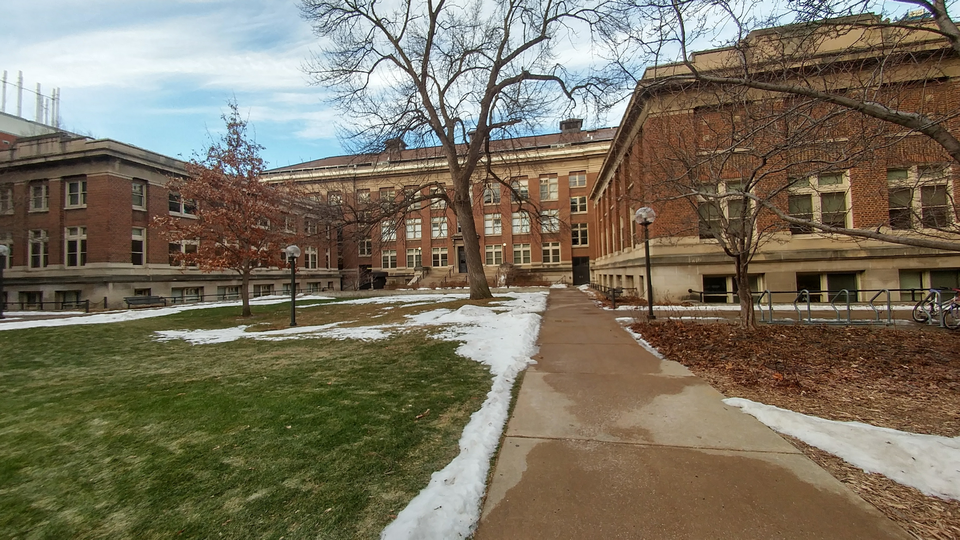
#> input picture left.bmp, 960 x 540 px
$ python Stereo_Reconstruction.py
#> lines starting #> are read from the running program, lines starting #| are printed output that depends on the picture
import cv2
import numpy as np
import scipy.io as sio
from scipy.linalg import null_space
import matplotlib.pyplot as plt
import sys
from sklearn.neighbors import NearestNeighbors
from mpl_toolkits.mplot3d import Axes3D

RANSAC_ITER = 5000
RANSAC_THRESH = .1
RATIO_THRESH = .5
DENSE_SIZE = 16

## Done
def find_match(img1, img2):
    sift1 = cv2.SIFT_create()
    sift2 = cv2.SIFT_create()

    kp1, d1 = sift1.detectAndCompute(img1, None)
    kp2, d2 = sift2.detectAndCompute(img2, None)

    nbrs_left = NearestNeighbors(n_neighbors=2).fit(d2)
    distances_left, indices_left = nbrs_left.kneighbors(d1)

    nbrs_right = NearestNeighbors(n_neighbors=2).fit(d1)
    distances_right, indices_right = nbrs_right.kneighbors(d2)

    pts1, pts2 = [], []
    for index, value in enumerate(distances_left):
        ## Ratio test
        ratio_left = value[0]/value[1]
        corresponding_pt_ind = indices_left[index, 0]
        value_right = distances_right[corresponding_pt_ind]
        ratio_right = value_right[0]/value_right[1]
        if ratio_left < RATIO_THRESH and ratio_right < RATIO_THRESH:
            pts1.append(kp1[index].pt)
            pts2.append(kp2[indices_left[index, 0]].pt)

    pts1 = np.array(pts1)
    pts2 = np.array(pts2)
    return pts1, pts2

## Done
def compute_F(pts1, pts2):
    ## I think core idea is use RANSAC in the following way. A single iteration selects 8 points, computes F, and
    ## computes error (distance from 0 for each point in pts1 and pts2) and selects F with lowest error
    try:
        best_F = sio.loadmat('best_f.mat')['F']
        return best_F
    except:
        pass
    best_inliers = 0
    best_F = np.zeros((3,3))
    for not_used in range(RANSAC_ITER):
        choices = np.random.choice(range(pts1.shape[0]), 8, replace=False)
        pts1_choices = pts1[choices]
        pts2_choices = pts2[choices]
        A = np.zeros(shape=(8,9))
        for pt in range(8):
            u = pts1_choices[pt]
            v = pts2_choices[pt]
            A[pt, 0] = u[0] * v[0]
            A[pt, 1] = u[1] * v[0]
            A[pt, 2] = v[0]
            A[pt, 3] = u[0] * v[1]
            A[pt, 4] = u[1] * v[1]
            A[pt, 5] = v[1]
            A[pt, 6] = u[0]
            A[pt, 7] = u[1]
            A[pt, 8] = 1

        F_unshaped = null_space(A)[:, 0]
        F = F_unshaped.reshape((3, 3))
        U, S, Vt = np.linalg.svd(F)
        S[2] = 0
        F = U @ np.diag(S) @ Vt
        num_inliers = 0
        for pt in range(pts1.shape[0]):
            v = np.array([pts1[pt, 0], pts1[pt, 1], 1]) ## v is already transposed
            u = np.array([pts2[pt, 0], pts2[pt, 1], 1])
            if abs(v @ F.T @ u.T) < RANSAC_THRESH and abs(u @ F @ v.T) < RANSAC_THRESH:
                num_inliers += 1
        if num_inliers > best_inliers:
            best_F = F
            best_inliers = num_inliers
    sio.savemat('best_f1.mat', mdict={'F':best_F})
    return best_F

## Done
# [109 lines left out: functions get_skew_symmetric, triangulation, disambiguate_pose, compute_rectification, dense_match, not called in this run]

# PROVIDED functions
def compute_camera_pose(F, K):
    E = K.T @ F @ K
    R_1, R_2, t = cv2.decomposeEssentialMat(E)
    # 4 cases
    R1, t1 = R_1, t
    R2, t2 = R_1, -t
    R3, t3 = R_2, t
    R4, t4 = R_2, -t

    Rs = [R1, R2, R3, R4]
    ts = [t1, t2, t3, t4]
    Cs = []
    for i in range(4):
        Cs.append(-Rs[i].T @ ts[i])
    return Rs, Cs


def visualize_img_pair(img1, img2):
    img = np.hstack((img1, img2))
    if img1.ndim == 3:
        plt.imshow(cv2.cvtColor(img, cv2.COLOR_BGR2RGB))
    else:
        plt.imshow(img, cmap='gray')
    plt.axis('off')
    plt.show()


def visualize_find_match(img1, img2, pts1, pts2):
    assert pts1.shape == pts2.shape, 'x1 and x2 should have same shape!'
    img_h = img1.shape[0]
    scale_factor1 = img_h/img1.shape[0]
    scale_factor2 = img_h/img2.shape[0]
    img1_resized = cv2.resize(img1, None, fx=scale_factor1, fy=scale_factor1)
    img2_resized = cv2.resize(img2, None, fx=scale_factor2, fy=scale_factor2)
    pts1 = pts1 * scale_factor1
    pts2 = pts2 * scale_factor2
    pts2[:, 0] += img1_resized.shape[1]
    img = np.hstack((img1_resized, img2_resized))
    plt.imshow(cv2.cvtColor(img, cv2.COLOR_BGR2RGB))
    for i in range(pts1.shape[0]):
        plt.plot([pts1[i, 0], pts2[i, 0]], [pts1[i, 1], pts2[i, 1]], 'b.-', linewidth=0.5, markersize=5)
    plt.axis('off')
    plt.show()


def visualize_epipolar_lines(F, pts1, pts2, img1, img2):
    assert pts1.shape == pts2.shape, 'x1 and x2 should have same shape!'
    ax1 = plt.subplot(121)
    ax2 = plt.subplot(122)
    ax1.imshow(cv2.cvtColor(img1, cv2.COLOR_BGR2RGB))
    ax2.imshow(cv2.cvtColor(img2, cv2.COLOR_BGR2RGB))

    for i in range(pts1.shape[0]):
        x1, y1 = int(pts1[i][0] + 0.5), int(pts1[i][1] + 0.5)
        ax1.scatter(x1, y1, s=5)
        p1, p2 = find_epipolar_line_end_points(img2, F, (x1, y1))
        ax2.plot([p1[0], p2[0]], [p1[1], p2[1]], linewidth=0.5)

    for i in range(pts2.shape[0]):
        x2, y2 = int(pts2[i][0] + 0.5), int(pts2[i][1] + 0.5)
        ax2.scatter(x2, y2, s=5)
        p1, p2 = find_epipolar_line_end_points(img1, F.T, (x2, y2))
        ax1.plot([p1[0], p2[0]], [p1[1], p2[1]], linewidth=0.5)

    ax1.axis('off')
    ax2.axis('off')
    plt.show()


def find_epipolar_line_end_points(img, F, p):
    img_width = img.shape[1]
    el = np.dot(F, np.array([p[0], p[1], 1]).reshape(3,1))
    p1, p2 = (0, int(-el[2] / el[1])), (img_width, int((-img_width * el[0] - el[2]) / el[1]))
    _, p1, p2 = cv2.clipLine((0, 0, img.shape[1], img.shape[0]), p1, p2)
    return p1, p2


def visualize_camera_poses(Rs, Cs):
    assert(len(Rs) == len(Cs) == 4)
    fig = plt.figure()
    R1, C1 = np.eye(3), np.zeros((3, 1))
    for i in range(4):
        R2, C2 = Rs[i], Cs[i]
        ax = fig.add_subplot(2, 2, i+1, projection='3d')
        draw_camera(ax, R1, C1)
        draw_camera(ax, R2, C2)
        set_axes_equal(ax)
        ax.set_xlabel('x axis')
        ax.set_ylabel('y axis')
        ax.set_zlabel('z axis')
        ax.view_init(azim=-90, elev=0)
    fig.tight_layout()
    plt.show()


# [34 lines left out: functions visualize_camera_poses_with_pts, visualize_camera_pose_with_pts, not called in this run]


def draw_camera(ax, R, C, scale=0.2):
    axis_end_points = C + scale * R.T  # (3, 3)
    vertices = C + scale * R.T @ np.array([[1, 1, 1], [-1, 1, 1], [-1, -1, 1], [1, -1, 1]]).T  # (3, 4)
    vertices_ = np.hstack((vertices, vertices[:, :1]))  # (3, 5)

    # draw coordinate system of camera
    ax.plot([C[0], axis_end_points[0, 0]], [C[1], axis_end_points[1, 0]], [C[2], axis_end_points[2, 0]], 'r-')
    ax.plot([C[0], axis_end_points[0, 1]], [C[1], axis_end_points[1, 1]], [C[2], axis_end_points[2, 1]], 'g-')
    ax.plot([C[0], axis_end_points[0, 2]], [C[1], axis_end_points[1, 2]], [C[2], axis_end_points[2, 2]], 'b-')

    # draw square window and lines connecting it to camera center
    ax.plot(vertices_[0, :], vertices_[1, :], vertices_[2, :], 'k-')
    ax.plot([C[0], vertices[0, 0]], [C[1], vertices[1, 0]], [C[2], vertices[2, 0]], 'k-')
    ax.plot([C[0], vertices[0, 1]], [C[1], vertices[1, 1]], [C[2], vertices[2, 1]], 'k-')
    ax.plot([C[0], vertices[0, 2]], [C[1], vertices[1, 2]], [C[2], vertices[2, 2]], 'k-')
    ax.plot([C[0], vertices[0, 3]], [C[1], vertices[1, 3]], [C[2], vertices[2, 3]], 'k-')


# [14 lines left out: function set_axes_equal, not called in this run]


def visualize_disparity_map(disparity):
    plt.imshow(disparity, cmap='jet')
    plt.show()


if __name__ == '__main__':
    # read in left and right images as RGB images
    img_left = cv2.imread('./left.bmp', 1)
#> img_left is the input picture: shape (540, 960, 3); mean B, G, R 94.8, 113, 120.7
    img_right = cv2.imread('./right.bmp', 1)
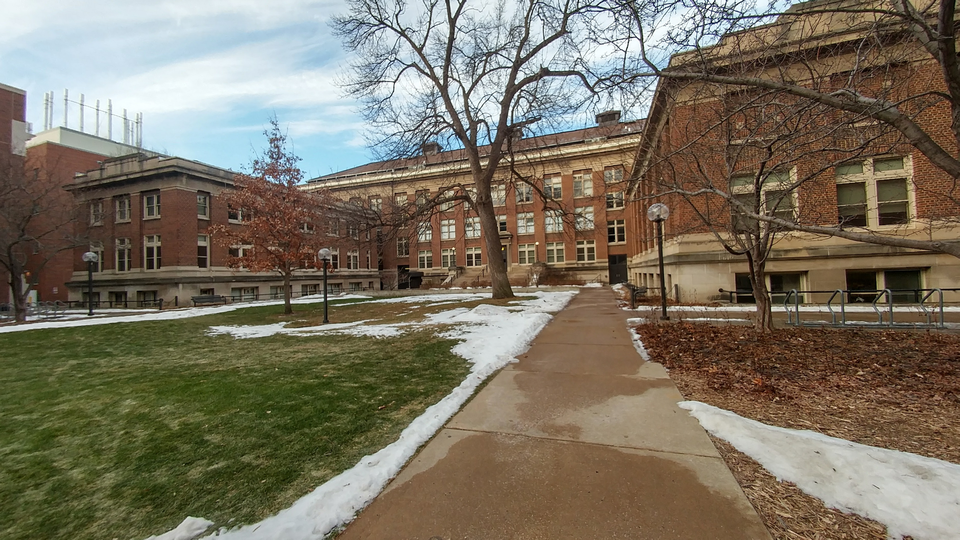
#> input picture right.bmp, 960 x 540 px
#> img_right is the input picture: shape (540, 960, 3); mean B, G, R 97.6, 114.2, 122.1
    visualize_img_pair(img_left, img_right)
#> in visualize_img_pair, `img = np.hstack((img1, img2))`:
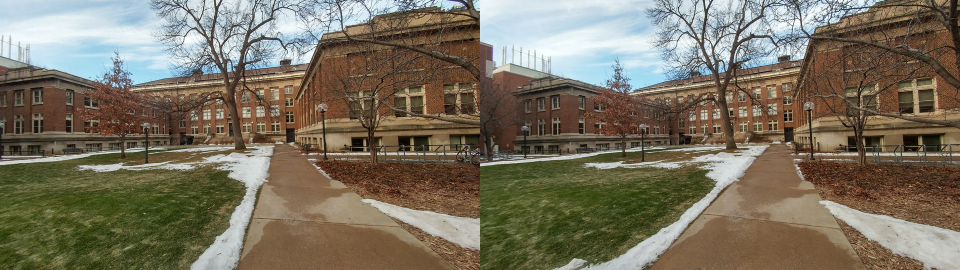
#> img: shape (540, 1920, 3) (shown at 1/2 size); mean B, G, R 96.2, 113.6, 121.4

    # Step 1: find correspondences between image pair
    pts1, pts2 = find_match(img_left, img_right)
#> in find_match, `kp1, d1 = sift1.detectAndCompute(img1, None)`: kp1 = 4058 keypoints; strongest (x, y, size): (488, 124, 1.9), (375, 65, 1.9), (495, 59, 1.9), (437, 25, 2)
#> in find_match, `kp2, d2 = sift2.detectAndCompute(img2, None)`: kp2 = 3949 keypoints; strongest (x, y, size): (509, 159, 1.9), (707, 6, 1.9), (441, 82, 2.6), (537, 243, 1.8)
#> in find_match, `distances_left, indices_left = nbrs_left.kneighbors(d1)`: distances_left = 4058 pairs, first value 31.53 to 399.2, second value 90.44 to 408.3; indices_left = 4058 pairs, first value 7 to 3945, second value 5 to 3946
#> in find_match, `distances_right, indices_right = nbrs_right.kneighbors(d2)`: distances_right = 3949 pairs, first value 31.53 to 395.4, second value 87.85 to 407.3; indices_right = 3949 pairs, first value 7 to 4049, second value 5 to 4049
#> the loop in find_match, `for index, value in enumerate(distances_left):` made 4058 passes
#> (value, ratio_left, corresponding_pt_ind, value_right, ratio_right) on passes 1 to 3: ([348, 353.8], 0.984, 1924, [268.9, 282.5], 0.952), ([291.1, 303.2], 0.96, 246, [225.2, 234.8], 0.959), ([325.9, 335], 0.973, 2266, [134, 138.3], 0.969)
#> after the loop in find_match, `for index, value in enumerate(distances_left):`: pts1 = 135 pairs, first value 20.05 to 779.8, second value 16.44 to 504.6; pts2 = 135 pairs, first value 54.61 to 826.3, second value 27.89 to 463.9
    visualize_find_match(img_left, img_right, pts1, pts2)
#> in visualize_find_match, `plt.show()`:
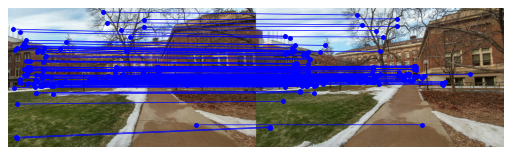
#> figure drawn by matplotlib, 1 panel

    # # Step 2: compute fundamental matrix
    F = compute_F(pts1, pts2)
#> (reads best_f.mat from the repository)
#> F = [[1.81e-07, 1.94e-05, -0.00645], [-1.41e-05, 7.75e-08, -0.00916], [0.00468, 0.00599, 1]]
    visualize_epipolar_lines(F, pts1, pts2, img_left, img_right)
#> the loop in visualize_epipolar_lines, `for i in range(pts1.shape[0]):` made 135 passes
#> (x1, y1, el in find_epipolar_line_end_points, p1, p2) on passes 1 to 11: (20, 83, [-0.00484, -0.00943, 1.59], (0, 168), (329, 0)), (22, 309, [-0.000458, -0.00944, 2.95], (0, 312), (959, 266)), (25, 162, [-0.00331, -0.0095, 2.09], (0, 219), (632, 0)), (32, 501, [0.00327, -0.00957, 4.15], (0, 433), (311, 539)), (34, 505, [0.00334, -0.0096, 4.18], (0, 435), (299, 539)), (34, 154, [-0.00346, -0.00962, 2.08], (0, 216), (603, 0)), (35, 373, [0.000785, -0.00962, 3.4], (0, 353), (959, 431)), (41, 288, [-0.000861, -0.00971, 2.92], (0, 300), (959, 215)), (46, 274, [-0.00113, -0.00978, 2.86], (0, 291), (959, 180)), (47, 93, [-0.00464, -0.00981, 1.78], (0, 181), (384, 0)), (48, 291, [-0.000802, -0.00981, 2.97], (0, 302), (959, 223))
#> in visualize_epipolar_lines, `plt.show()`:
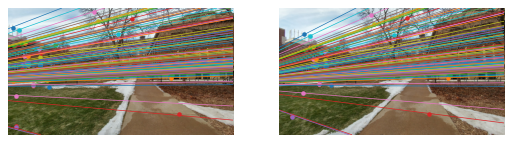
#> figure drawn by matplotlib, 2 panels

    # Step 3: computes four sets of camera poses
    K = np.array([[350, 0, 960/2], [0, 350, 540/2], [0, 0, 1]])
    Rs, Cs = compute_camera_pose(F, K)
#> (the run stopped early here; a loop or call above may not have finished)
